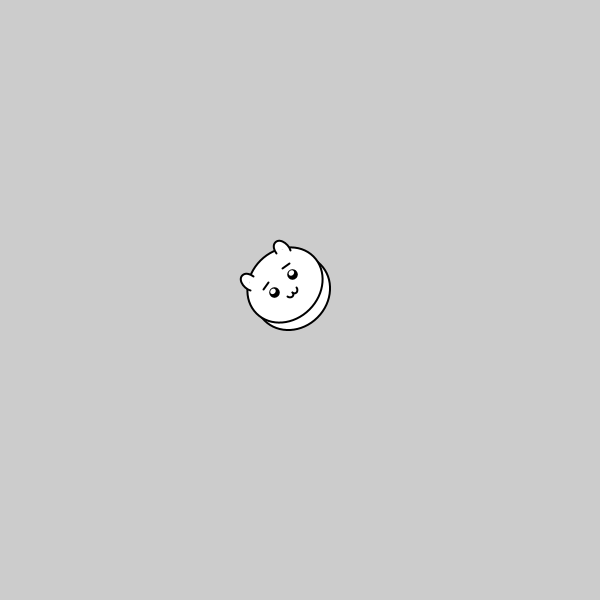
Frame 1 (no input)
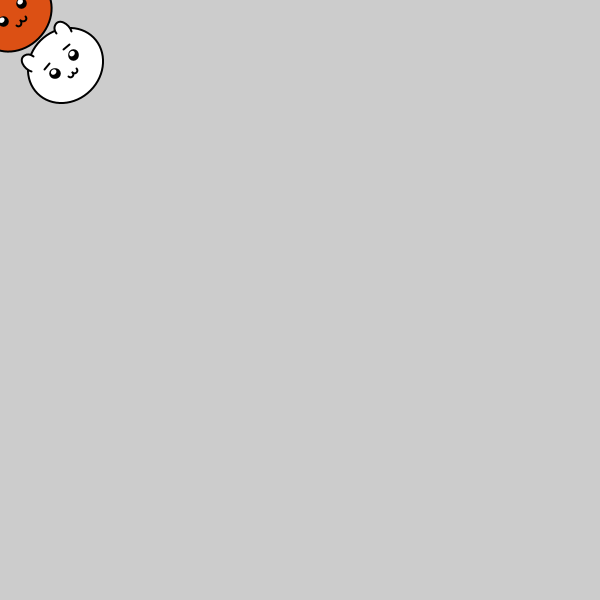
Frame 60 (the mouse pressed at the canvas centre just before this capture)
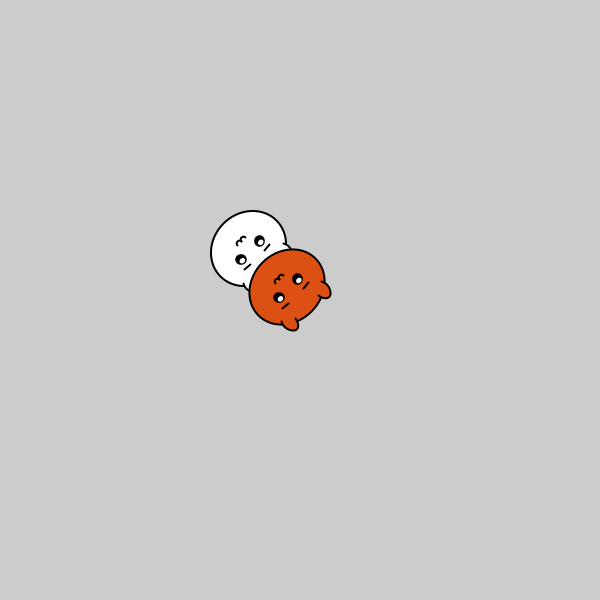
Frame 120 (the mouse held since frame 60 and released just before this capture)

The Processing sketch that drew these frames (run headless with seeded random() and noise(); from frame 60 on, the mouse is pressed at the canvas centre):

// Processing sketch: sk_class_faces_mouse_rot
// ── sk_class_faces_mouse_rot.pde
// Faceオブジェクト
Face obj1;
Face obj2;

void setup()
{
  size( 600, 600 );
  
  // オブジェクト生成
  obj1 = new Face( 300, 300 );
  obj2 = new Face( 300, 300 );
}

void draw()
{
  background( 204 );
  
  // マウスカーソルの位置へ移動
  obj1.moveToDestination( mouseX, mouseY, 40 );
  obj2.moveToDestination( mouseX, mouseY, 20 );

  // オブジェクト描画
  obj1.draw();
  obj2.draw();
}

// ── Face.pde
class Face
{
  // フィールド
  float m_fX;
  float m_fY;
  float m_fR;
  float m_fG;
  float m_fB;
  float m_fRad;

  // コンストラクタ
  Face( float fX, float fY )
  {
    m_fX = fX;
    m_fY = fY;
  }

  // 目的地へ移動する．
  void moveToDestination( float fDestX, float fDestY, float fBrake )
  {
    float fDistanceX = fDestX - m_fX;
    float fDistanceY = fDestY - m_fY;
    m_fX += fDistanceX / fBrake;
    m_fY += fDistanceY / fBrake;
    
    // 目的地まで一定距離内に近づくと色を変える．
    float fDistance = dist( m_fX, m_fY, fDestX, fDestY );
    if( fDistance < 40 )
    {
      m_fR = 220;
      m_fG = 80;
      m_fB = 20;
    }
    else
    {
      m_fR = 255;
      m_fG = 255;
      m_fB = 255;
    }
    
    // 目的地を向く
    m_fRad = atan2( fDistanceY, fDistanceX ) + HALF_PI;
  }

  // 描画する．
  void draw()
  {
    pushMatrix();
    translate( m_fX, m_fY );
    rotate( m_fRad );

    strokeWeight( 2 );

    // 顔輪郭と耳
    fill( m_fR, m_fG, m_fB );
    ellipse( 0, 0, 80, 70 );
    arc( -23, -27, 14, 20, radians( -220 ), radians( -10 ) );
    arc(  23, -27, 14, 20, radians( -170 ), radians( 40 ) );

    // 目
    fill( 0 );
    circle( -13, -2, 9 );
    circle(  13, -2, 9 );

    // 眉
    line( -18, -12, -10, -13 );
    line(  18, -12, 10, -13 );

    // 目のハイライト
    fill( 255 );
    noStroke();
    ellipse( -13, -4, 6, 5 );
    ellipse(  13, -4, 6, 5 );

    // 口
    fill( m_fR, m_fG, m_fB );
    stroke( 0 );
    arc( -3, 10, 6, 6, radians( 0 ), radians( 180 ) );
    arc(  3, 10, 6, 6, radians( 0 ), radians( 180 ) );

    popMatrix();
  }
}
